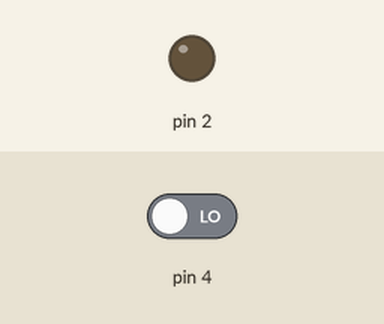
Simulated run of this sketch. Board: Arduino Uno, built with avr-gcc and run on an emulated ATmega328P. On the bench: output pins drawn as LEDs (lit = HIGH). The test bench sets the inputs (shaded band); at power-on: pin 4 LOW.

Above: at 1.2 s.
1.3 s: pin 4 driven HIGH
At 2.5 s:
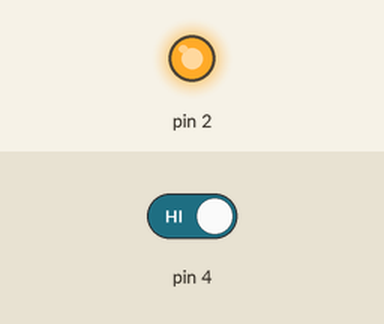
2.8 s: pin 4 driven LOW
At 3.8 s:
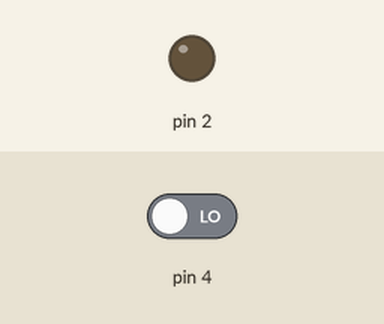
Timing chart, 0 to 5.8 s (numbered marks = the images above; inputs shaded):
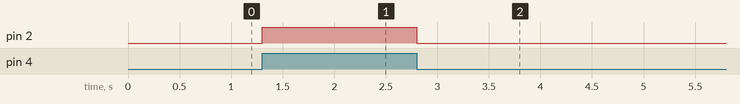

Measured:
- after the input at 1.3 s, pin 2: LOW → HIGH at once
- after the input at 2.8 s, pin 2: HIGH → LOW at once

The sketch:

digital-io.ino
```cpp
void setup()
{
  	DDRD |= (1 << DDD2);   // pin 2 => output
  	DDRD &= ~(1 << DDD4);  // pin 4 => input
}

void loop()
{
    bool state = PIND & (1 << PIND4);

  	if(state)
  		PORTD |= (1 << PORTD2);  // pin 2 = 1
	else
        PORTD &= ~(1 << PORTD2); // pin 2 = 0
}
```
